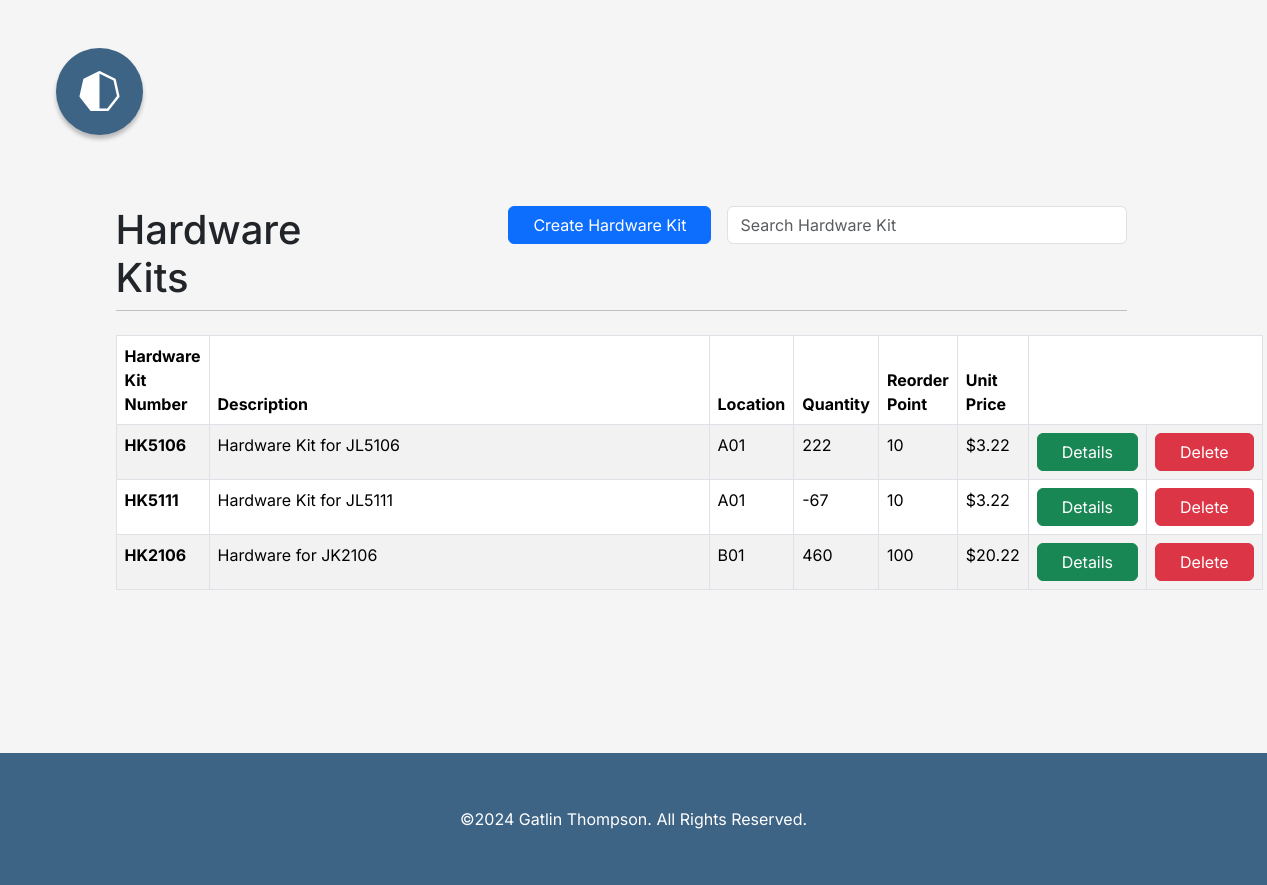
Page /partsdb/hardwarekit/ (signed in) on the earlier database version.
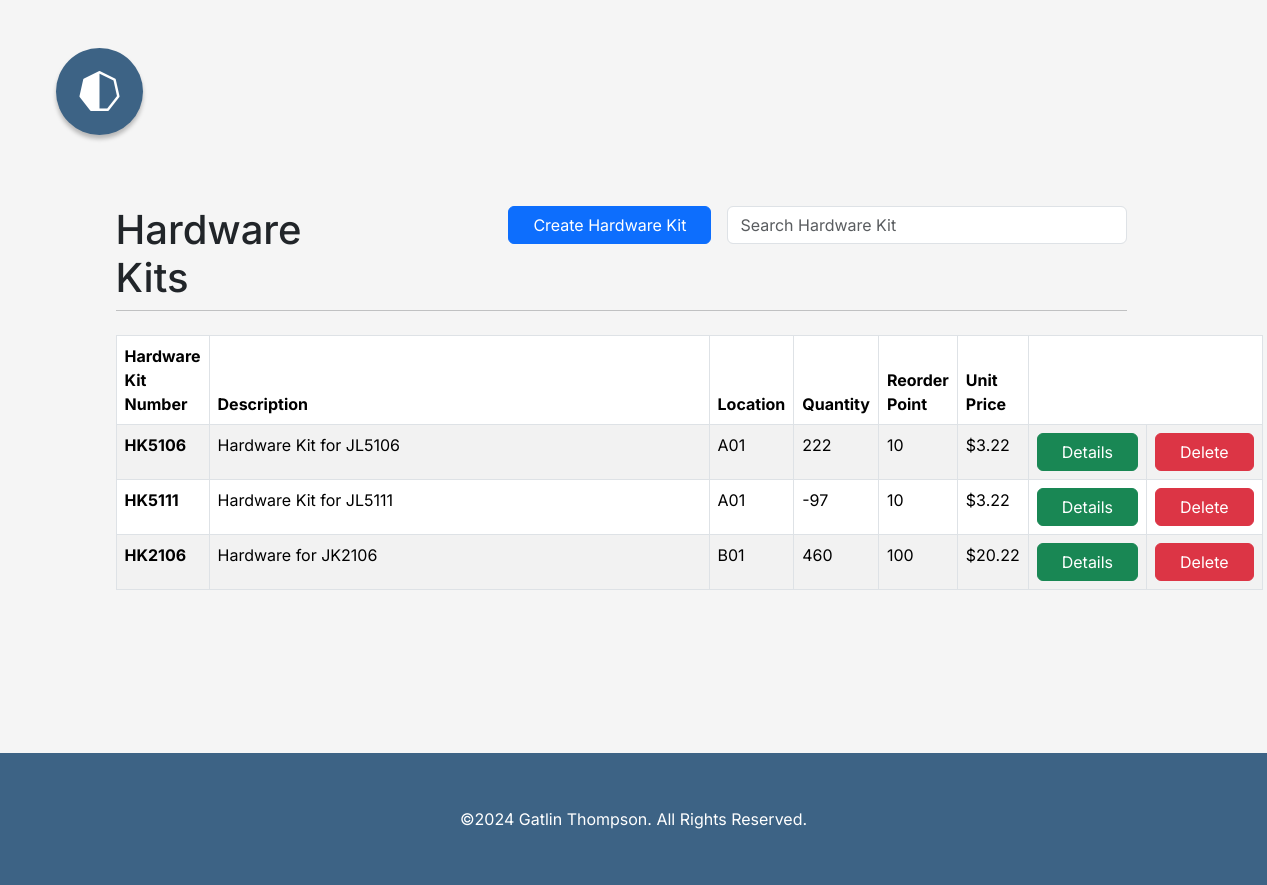
Same page on the later database version.
### partsdatabase/models.py (models this page shows, shortened)
class HardwareKit(models.Model):
    name = models.CharField(max_length=20, unique=True)
    description = models.TextField(max_length=500)
    location = models.CharField(max_length=10)
    quantity = models.IntegerField(default=0)
    reorder_quantity = models.PositiveIntegerField()
    unit_price = models.DecimalField(decimal_places=2, max_digits=20)
    hardware = models.ManyToManyField(Hardware, through='HardwareKitAssembly')
    part = models.ManyToManyField(Part, through='PartHKAssembly')

### partsdatabase/views.py (the view)
# urls.py: path('hardwarekit/', views.hardwarekit, name='hardwarekit'),
@login_required
def hardwarekit(request):
    hardware_kits = HardwareKit.objects.all()
    return render(request, 'partsdatabase/hardwarekit/hardwarekit.html', {'hardware_kits': hardware_kits})

### partsdatabase/templates/partsdatabase/hardwarekit/hardwarekit.html (shortened to what this page needs)
{% extends 'partsdatabase/componets/base.html' %}
{% load static %}
{% block body %}
    <section class="container-fluid row mt-5">
        <div class="col-xl-10 col-12 mx-auto">
            <div class="col-12 d-flex align-content-end ">
                <div class="col-3">
                   <h1 class="m-0">Hardware Kits</h1>
                </div>
                <div class="ms-auto col search-box">
                    {% if user.is_staff %}
                    <div>
                        <a href="{% url 'partsdatabase:create_harwarekit' %}" class="btn btn-primary px-4">Create Hardware Kit</a>
                    </div>
                    {% endif %}
                     <div>
                         <form onsubmit="return false" class="flex-fill">
                            <input type="search" placeholder="Search Hardware Kit" name="search_item_input" id="search_item_input" class="form-control">
                        </form>
                     </div>
                </div>
            </div>
            <hr class="mt-2 mb-4">
            <table class="table table-bordered table-striped col-11 mx-auto">
                <thead>
                    <tr>
                        <th>Hardware Kit Number</th>
                        <th>Description</th>
                        <th>Location</th>
                        <th>Quantity</th>
                        <th>Reorder Point</th>
                        <th>Unit Price</th>
                        <th colspan="2">
                        </th>
                    </tr>
                </thead>
                <tbody>
                    {% for hardware_kit in hardware_kits %}
                        <tr class="item-db-row" data-part-number="{{ hardware_kit.name }}">
                            <td><strong>{{ hardware_kit.name }}</strong></td>
                            <td class="table-no-overflow">
                                {{ hardware_kit.description }}
                            </td>
                            <td>{{ hardware_kit.location }}</td>
                            <td>{{ hardware_kit.quantity }}</td>
                            <td>{{ hardware_kit.reorder_quantity }}</td>
                            <td>${{ hardware_kit.unit_price }}</td>
                            <td>
                                <div class="w-100 d-flex justify-content-center">
                                    <a href="{% url 'partsdatabase:details_hardwarekit' hardware_kit.id %}" class="btn btn-success px-4">Details</a>
                                </div>
                            </td>
                            {% if user.is_staff %}
                            <td>
                                <div class="w-100 d-flex justify-content-center">
                                    <button class="btn btn-danger px-4"
                                            data-submit-link="{% url 'partsdatabase:delete_hardwarekit' hardware_kit.id %}"
                                            onclick="deleteItem({{ hardware_kit.id }}, `{{ hardware_kit.name }}`, this)">
                                        Delete
                                    </button>
                                </div>
                            </td>
                            {% endif %}
                        </tr>
                    {% endfor %}
                </tbody>
            </table>
        </div>
    </section>
{% endblock %}

Differences in the rows shown:
changed HardwareKit "HK5111": quantity "-67" → "-97"
